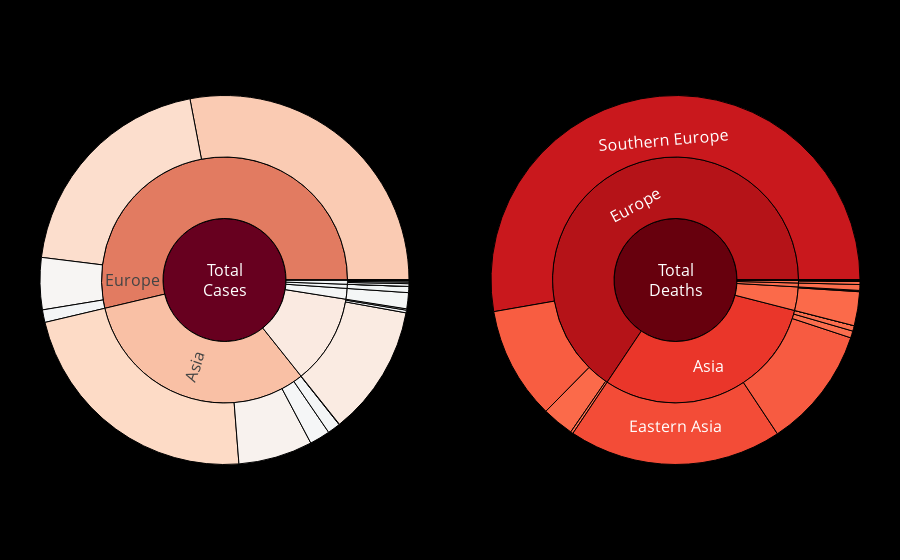

Notebook cell for this chart:
### Code cell
import sys
import warnings
import numpy as np
import pandas as pd
import argparse
import pprint
from datetime import date, timedelta
try:
    import dash
    import dash_core_components as dcc
    import dash_html_components as html
    from dash.exceptions import PreventUpdate
    import dash_table
    from dash.dependencies import Input, Output, State
    import plotly.graph_objects as go
    import plotly.express as px
    from plotly.subplots import make_subplots
except ImportError:
    sys.exit('Please install dash, e.g, pip install dash')


mapbox_style = "mapbox://styles/plotlymapbox/cjvprkf3t1kns1cqjxuxmwixz"
mapbox_style = 'dark'
mapbox_access_token = open('.mapbox_token').readlines()[0]

# Import from S3:
jhu_df = pd.read_csv(
    'https://jordansdatabucket.s3-us-west-2.amazonaws.com/covid19data/jhu_df.csv.gz', index_col=0)
jhu_df_time = pd.read_csv(
    'https://jordansdatabucket.s3-us-west-2.amazonaws.com/covid19data/jhu_df_time.csv.gz', index_col=0)
csbs_df = pd.read_csv(
    'https://jordansdatabucket.s3-us-west-2.amazonaws.com/covid19data/csbs_df.csv.gz', index_col=0)
per_day_stats_by_country = pd.read_csv(
    'https://jordansdatabucket.s3-us-west-2.amazonaws.com/covid19data/country_df_per_day.csv.gz', index_col=0)
per_day_stats_by_state = pd.read_csv(
    'https://jordansdatabucket.s3-us-west-2.amazonaws.com/covid19data/provence_df_per_day.csv.gz', index_col=0)

jhu_df_time['Date'] = pd.to_datetime(jhu_df_time['Date'])
jhu_df['Date'] = pd.to_datetime(jhu_df['Date'])
csbs_df['Date'] = pd.to_datetime(csbs_df['Date'])
jhu_df['state'] = ""


date_mapper = pd.DataFrame(
    jhu_df_time['Date'].unique(), columns=['Date'])
date_mapper['Date_text'] = date_mapper['Date'].dt.strftime('%m/%d/%y')
min_date = date_mapper.index[0]
max_date = date_mapper.index[-1]

latest_date = csbs_df.sort_values('Date')['Date'].iloc[0]
merge = pd.concat([jhu_df, csbs_df[csbs_df['Date'] == latest_date]])
merge = merge.fillna('')
problem_countries = merge[merge['country_code'] == '']['country'].tolist()
merge.loc[merge['country'] == 'Namibia', 'country_code'] = ''
centroid_mapper = pd.read_csv('country_centroids_az8.csv')
problem_states = merge[~merge['country_code'].isin(centroid_mapper['iso_a2'])]
new_merge = merge.merge(
    centroid_mapper, left_on='country_code', right_on='iso_a2')
new_merge['case_rate'] = new_merge['confirmed']/new_merge['pop_est'] * 100
new_merge['death_rate'] = new_merge['deaths']/new_merge['pop_est'] * 100
new_merge['confirmed_no_death'] = new_merge['confirmed'] - new_merge['deaths']


# If something is has the same name for continent and subregion, lets just add the word _subregion
new_merge.loc[new_merge['continent'] == new_merge['subregion'],
              'subregion'] = new_merge['subregion'] + ' Subregion'

# Lets remove the US Data since we are doubel counting htis by merging CSBSS
new_merge_no_us = new_merge[~((new_merge['country'] == 'US') & (
    new_merge['province'] == ''))]



def build_hierarchical_dataframe(df, levels, value_column, color_columns=None):
    """
    Build a hierarchy of levels for Sunburst or Treemap charts.

    Levels are given starting from the bottom to the top of the hierarchy,
    ie the last level corresponds to the root.
    """
    df_all_trees = pd.DataFrame(columns=['id', 'parent', 'value', 'color'])
    for i, level in enumerate(levels):
        df_tree = pd.DataFrame(columns=['id', 'parent', 'value', 'color'])
        dfg = df.groupby(levels[i:]).sum()
        dfg = dfg.reset_index()
        df_tree['id'] = dfg[level].copy()
        if i < len(levels) - 1:
            df_tree['parent'] = dfg[levels[i+1]].copy()
        else:
            df_tree['parent'] = 'total'
        df_tree['value'] = dfg[value_column]
        df_all_trees = df_all_trees.append(df_tree, ignore_index=True)
    total = pd.Series(dict(id='total', parent='',
                              value=df[value_column].sum(),
                              color=""))
    df_all_trees = df_all_trees.append(total, ignore_index=True)
    return df_all_trees

def plot_sunburst():
    levels = ['continent', 'subregion', 'name', 'province']
    levels = levels[::-1]
    value_column = 'confirmed'
    df_higherarchy = build_hierarchical_dataframe(
        new_merge_no_us, levels, value_column)
    df_higherarchy['color'] = df_higherarchy['value'] / \
        df_higherarchy['value'].sum()
    df_higherarchy = df_higherarchy.replace('total', 'Total<br>Cases')

    fig = make_subplots(
        1, 2, specs=[[{"type": "domain"}, {"type": "domain"}]],)
    fig.add_trace(go.Sunburst(
        labels=df_higherarchy['id'],
        parents=df_higherarchy['parent'],
        values=df_higherarchy['value'],
        branchvalues='total',
        marker=dict(
            colors=df_higherarchy['color'],
            colorscale='RdBu_r',
            cmid=new_merge_no_us.groupby('name').sum()['confirmed'].mean()/new_merge_no_us['confirmed'].sum()),
        hovertemplate='<b>%{label} </b> <br> Confirmed Cases: %{value}',
        insidetextorientation='radial',
        name='',
        maxdepth=3
    ), 1, 1)

    levels = ['continent', 'subregion', 'name', 'province']
    levels = levels[::-1]
    value_column = 'deaths'
    df_higherarchy = build_hierarchical_dataframe(
        new_merge_no_us, levels, value_column)
    df_higherarchy['color'] = df_higherarchy['value'] / \
        df_higherarchy['value'].sum()
    df_higherarchy = df_higherarchy.replace('total', 'Total<br>Deaths')

    fig.add_trace(go.Sunburst(
        labels=df_higherarchy['id'],
        parents=df_higherarchy['parent'],
        values=df_higherarchy['value'],
        branchvalues='total',
        marker=dict(
            colors=df_higherarchy['color'],
            colorscale='reds',
            cmid=new_merge_no_us.groupby('name').sum()['deaths'].mean()/new_merge_no_us['deaths'].sum()),
        hovertemplate='<b>%{label} </b> <br> Confirmed Deaths: %{value}',
        name='',
        maxdepth=3
    ), 1, 2)

    fig.update_layout(
        uniformtext=dict(minsize=16, mode='hide'),
        paper_bgcolor='rgb(0,0,0,0)',
        # title=dict(text='Total Confirmed Cases<br>Click to Expand',
        #            font=dict(color='white', size=24)),
        margin=dict(l=40, r=40, t=40, b=40)
    )

    return fig

plot_sunburst()

### Figure 1 — Plotly figure (JSON) as saved in the notebook; plotly's stock layout.template omitted (floating-point values rounded to 4 significant figures; data arrays with more than 128 entries replaced by an {"elided": "..."} marker saying what was removed)
{"data": [{"branchvalues": "total", "domain": {"x": [0, 0.45], "y": [0, 1]}, "hovertemplate": "<b>%{label} </b> <br> Confirmed Cases: %{value}", "insidetextorientation": "radial", "labels": {"elided": "489 str values"}, "marker": {"cmid": 0.005952, "colors": {"elided": "489 float values"}, "colorscale": [[0, "rgb(5,48,97)"], [0.1, "rgb(33,102,172)"], [0.2, "rgb(67,147,195)"], [0.3, "rgb(146,197,222)"], [0.4, "rgb(209,229,240)"], [0.5, "rgb(247,247,247)"], [0.6, "rgb(253,219,199)"], [0.7, "rgb(244,165,130)"], [0.8, "rgb(214,96,77)"], [0.9, "rgb(178,24,43)"], [1, "rgb(103,0,31)"]]}, "maxdepth": 3, "name": "", "parents": {"elided": "489 str values"}, "type": "sunburst", "values": {"elided": "489 int values"}}, {"branchvalues": "total", "domain": {"x": [0.55, 1], "y": [0, 1]}, "hovertemplate": "<b>%{label} </b> <br> Confirmed Deaths: %{value}", "labels": {"elided": "489 str values"}, "marker": {"cmid": 0.005952, "colors": {"elided": "489 float values"}, "colorscale": [[0, "rgb(255,245,240)"], [0.125, "rgb(254,224,210)"], [0.25, "rgb(252,187,161)"], [0.375, "rgb(252,146,114)"], [0.5, "rgb(251,106,74)"], [0.625, "rgb(239,59,44)"], [0.75, "rgb(203,24,29)"], [0.875, "rgb(165,15,21)"], [1, "rgb(103,0,13)"]]}, "maxdepth": 3, "name": "", "parents": {"elided": "489 str values"}, "type": "sunburst", "values": {"elided": "489 int values"}}], "layout": {"margin": {"b": 40, "l": 40, "r": 40, "t": 40}, "paper_bgcolor": "rgb(0,0,0,0)", "uniformtext": {"minsize": 16, "mode": "hide"}}}
